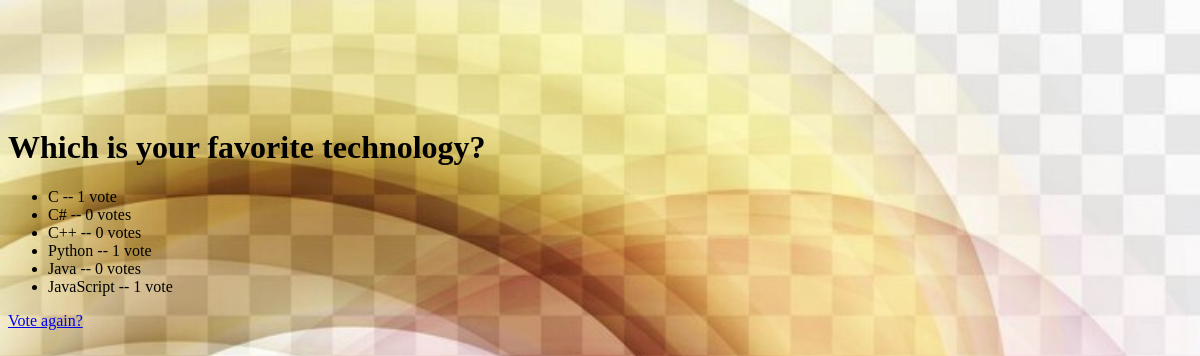
The page /myapp/3/results/ on the database its author committed.
### myapp/models.py (models this page shows, shortened)
class Question(models.Model):
    question_text = models.CharField(max_length=250)
    pub_date = models.DateTimeField("date published")

class Choice(models.Model):
    question = models.ForeignKey(Question, on_delete=models.CASCADE)
    choice_text = models.CharField(max_length=250)
    votes = models.IntegerField(default=0)

### myapp/views.py (the view)
# urls.py: path("<int:pk>/results/", views.ResultsView.as_view(), name="results"),
class ResultsView(generic.DetailView):
    model = Question
    template_name = "polls/results.html"

### myapp/templates/polls/results.html (shortened to what this page needs)
{% load static%}
<!DOCTYPE html>
<html lang="en">
  <head>
    <link rel="stylesheet" href="{% static 'polls/style.css' %}">
  </head>
  <body>
    <h1>{{ question.question_text }}</h1>
        <ul>
        {% for choice in question.choice_set.all %}
            <li>{{ choice.choice_text }} -- {{ choice.votes }} vote{{ choice.votes|pluralize }}</li>
        {% endfor %}
        </ul>
        <a href="{% url 'myapp:detail' question.id %}">Vote again?</a>
  </body>
</html>

### myapp/static/polls/style.css (style rules this page uses)
h1 { color:black; }
body { background: white url("../images/background.jpg") 50% 0 no-repeat; height: 650px; padding: 100px 0 0 0; background-size: cover; }

### rows shown on the page
Question: question_text "Which is your favorite technology?"
Choice: choice_text "C", votes "1"
Choice: choice_text "C#", votes "0"
Choice: choice_text "C++", votes "0"
Choice: choice_text "Python", votes "1"
Choice: choice_text "Java", votes "0"
Choice: choice_text "JavaScript", votes "1"
